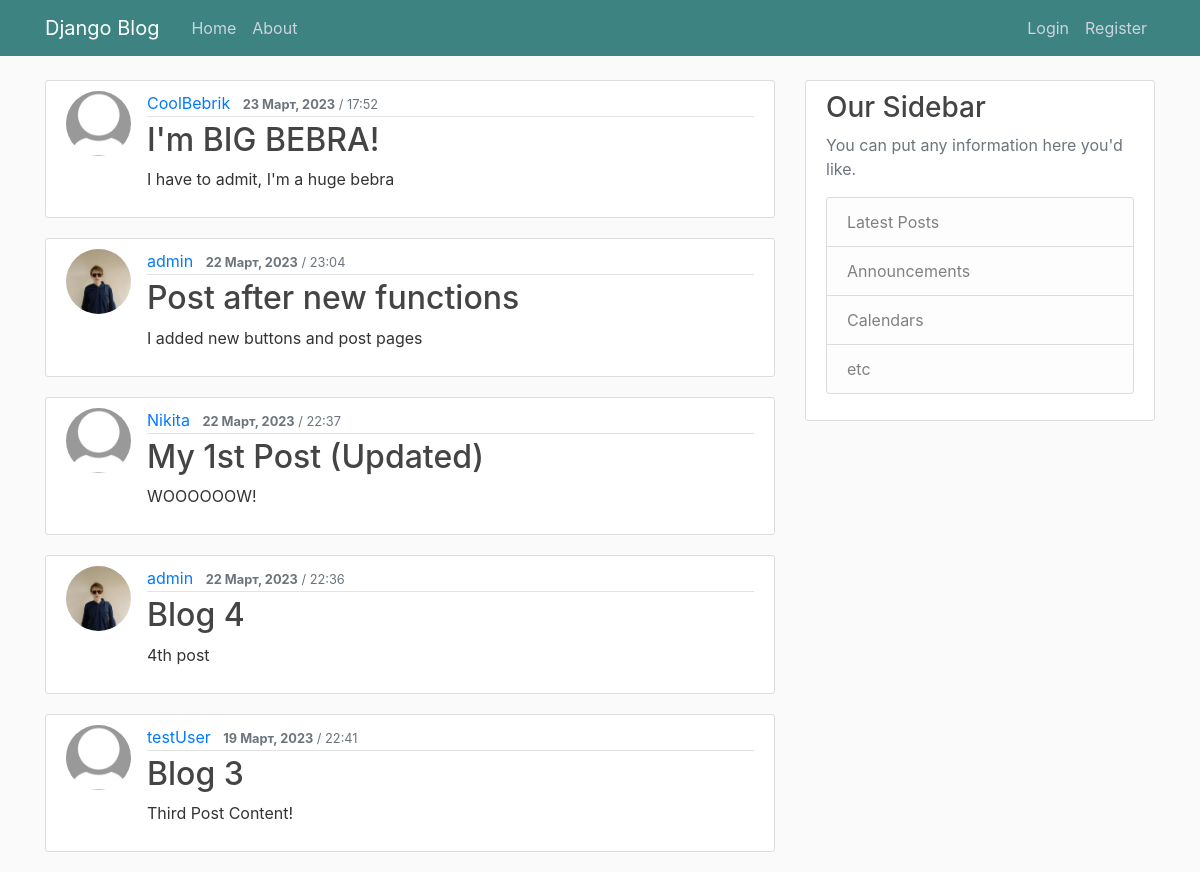
The app's page /, older data.
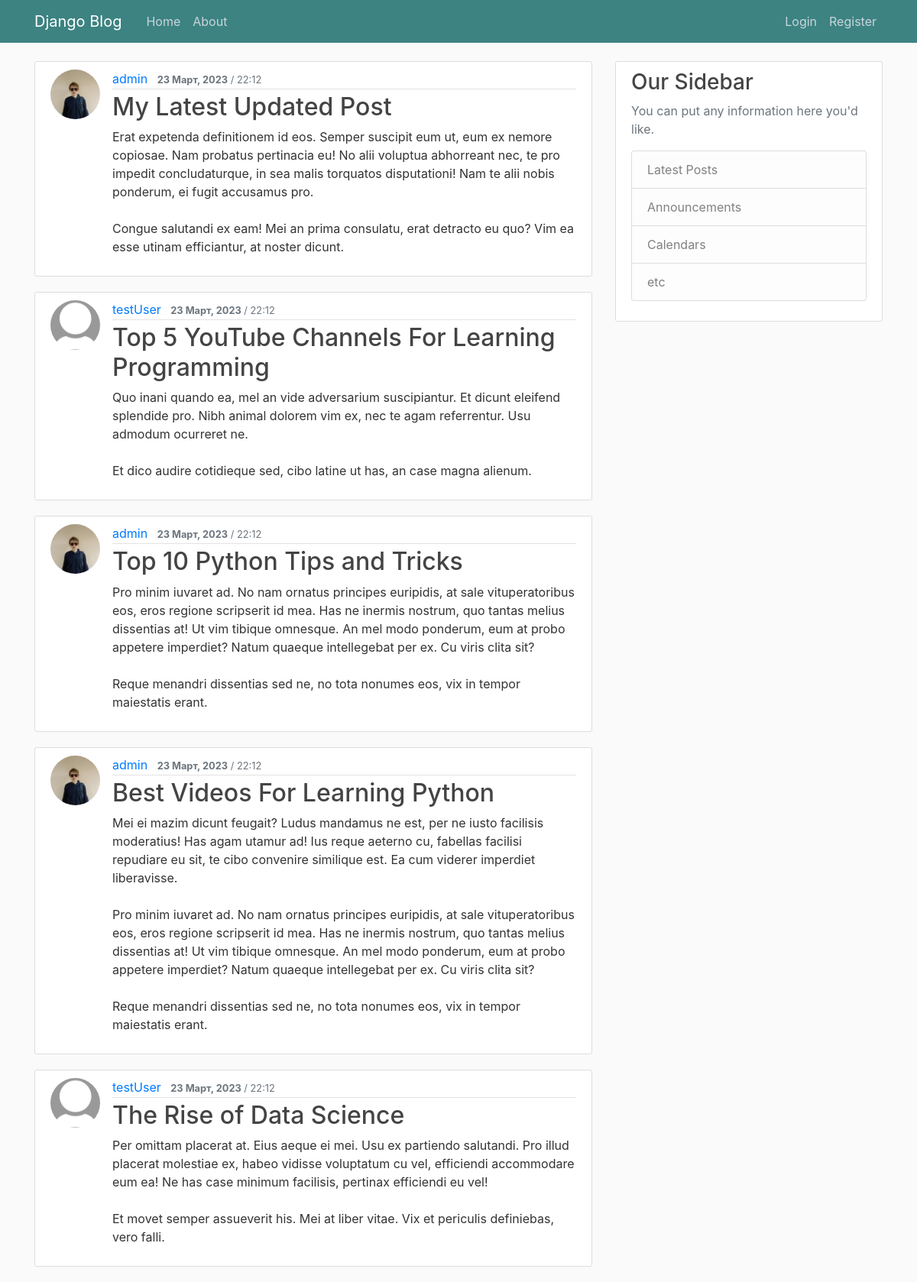
The same page, newer data.
### blog/models.py (models this page shows, shortened)
class Post(models.Model):
    title = models.CharField(max_length=100)
    content = models.TextField()
    date_posted = models.DateTimeField(default=timezone.now)
    author = models.ForeignKey(User, on_delete=models.CASCADE)

### users/models.py (models this page shows, shortened)
class Profile(models.Model):
    user = models.OneToOneField(User, on_delete=models.CASCADE)
    image = models.ImageField(default='default-profile.jpg', upload_to='profile_pics')

### blog/views.py (the view)
# urls.py: path('', PostListView.as_view(), name='blog-home'),
class PostListView(ListView):
    model = Post
    template_name = 'blog/home.html'
    context_object_name = "posts"
    ordering = ['-date_posted']
    paginate_by = 5

### blog/templates/blog/home.html
{% extends "blog/base.html"%}
{% block content %}
	{% for post in posts %}
		<article class="media content-section">
			<img class="rounded-circle article-img"
				src="{{ post.author.profile.image.url }}">
			<div class="media-body">
				<div class="article-metadata">
					<a class="mr-2" href="#">{{ post.author }}</a>
					<small class="text-muted"><b>{{ post.date_posted|date:"j F, Y" }}</b> / {{ post.date_posted|time:"H:i"}}</small>
				</div>
				<h2><a class="article-title" href="{% url 'post-detail' post.id %}">{{ post.title }}</a></h2>
				<p class="article-content">{{ post.content }}</p>
			</div>
		</article>
	{% endfor %}
{% endblock content %}

Row changes from the older to the newer data that the page shows:
no longer on this page (row unchanged): Post: author.profile.image (placeholder picture), author "CoolBebrik", date_posted "23 Март, 2023", date_posted "17:52", title "I'm BIG BEBRA!", content "I have to admit, I'm a huge bebra"
no longer on this page (row unchanged): Post: author.profile.image (picture), author "admin", date_posted "22 Март, 2023", date_posted "23:04", title "Post after new functions", content "I added new buttons and post pages"
no longer on this page (row unchanged): Post: author.profile.image (placeholder picture), author "Nikita", date_posted "22 Март, 2023", date_posted "22:37", title "My 1st Post (Updated)", content "WOOOOOOW!"
no longer on this page (row unchanged): Post: author.profile.image (picture), author "admin", date_posted "22 Март, 2023", date_posted "22:36", title "Blog 4", content "4th post"
no longer on this page (row unchanged): Post: author.profile.image (placeholder picture), author "testUser", date_posted "19 Март, 2023", date_posted "22:41", title "Blog 3", content "Third Post Content!"
added Post: author.profile.image (picture), author "admin", date_posted "23 Март, 2023", date_posted "22:12", title "My Latest Updated Post", content "Erat expetenda definitionem id eos. Semper suscipit eum ut, eum ex nemore copiosae. Nam probatus pertinacia eu! No alii voluptua abhorreant nec, te pro impedit concludaturque, in sea malis torquatos disputationi! Nam te alii nobis ponderum, ei fugit accusamus pro. Congue salutandi ex eam! Mei an prima consulatu, erat detracto eu quo? Vim ea esse utinam efficiantur, at noster dicunt."
added Post: author.profile.image (placeholder picture), author "testUser", date_posted "23 Март, 2023", date_posted "22:12", title "Top 5 YouTube Channels For Learning Programming", content "Quo inani quando ea, mel an vide adversarium suscipiantur. Et dicunt eleifend splendide pro. Nibh animal dolorem vim ex, nec te agam referrentur. Usu admodum ocurreret ne. Et dico audire cotidieque sed, cibo latine ut has, an case magna alienum."
added Post: author.profile.image (picture), author "admin", date_posted "23 Март, 2023", date_posted "22:12", title "Top 10 Python Tips and Tricks", content "Pro minim iuvaret ad. No nam ornatus principes euripidis, at sale vituperatoribus eos, eros regione scripserit id mea. Has ne inermis nostrum, quo tantas melius dissentias at! Ut vim tibique omnesque. An mel modo ponderum, eum at probo appetere imperdiet? Natum quaeque intellegebat per ex. Cu viris clita sit? Reque menandri dissentias sed ne, no tota nonumes eos, vix in tempor maiestatis erant."
added Post: author.profile.image (picture), author "admin", date_posted "23 Март, 2023", date_posted "22:12", title "Best Videos For Learning Python", content "Mei ei mazim dicunt feugait? Ludus mandamus ne est, per ne iusto facilisis moderatius! Has agam utamur ad! Ius reque aeterno cu, fabellas facilisi repudiare eu sit, te cibo convenire similique est. Ea cum viderer imperdiet liberavisse. Pro minim iuvaret ad. No nam ornatus principes euripidis, at sale vituperatoribus eos, eros regione scripserit id mea. Has ne inermis nostrum, quo tantas melius dissentias at! Ut vim tibique omnesque. An mel modo ponderum, eum at probo appetere imperdiet? Natum quaeque intellegebat per ex. Cu viris clita sit? Reque menandri dissentias sed ne, no tota nonumes eos, vix in tempor maiestatis erant."
added Post: author.profile.image (placeholder picture), author "testUser", date_posted "23 Март, 2023", date_posted "22:12", title "The Rise of Data Science", content "Per omittam placerat at. Eius aeque ei mei. Usu ex partiendo salutandi. Pro illud placerat molestiae ex, habeo vidisse voluptatum cu vel, efficiendi accommodare eum ea! Ne has case minimum facilisis, pertinax efficiendi eu vel! Et movet semper assueverit his. Mei at liber vitae. Vix et periculis definiebas, vero falli."
